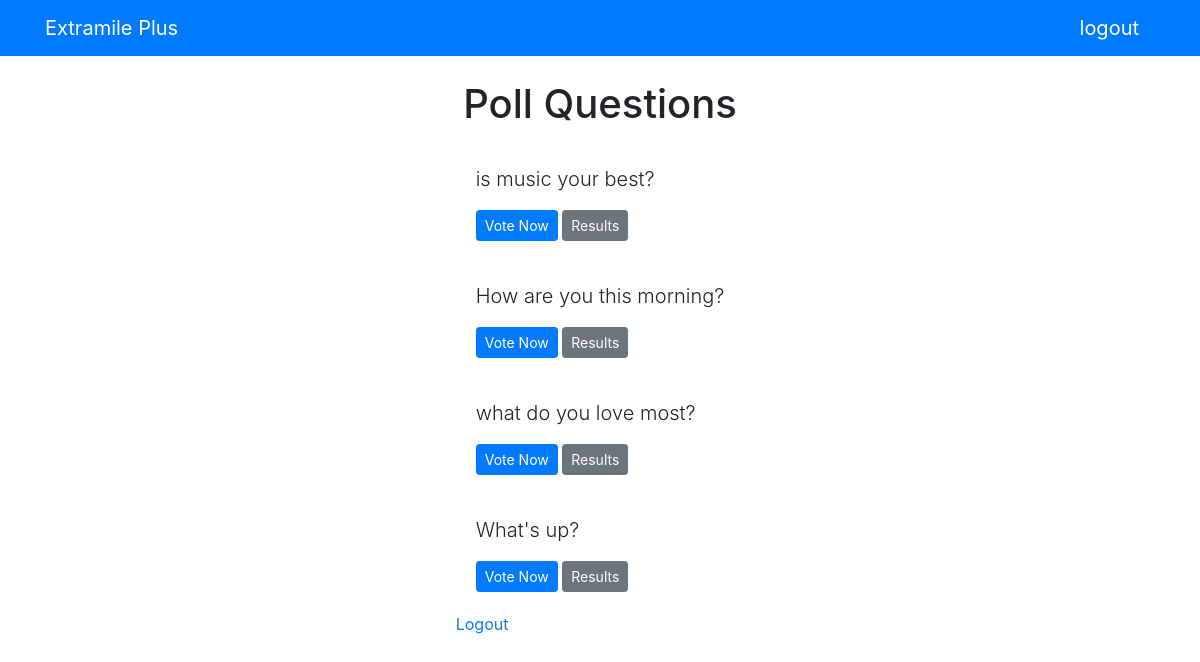
The page /polls/ on the database as committed earlier.
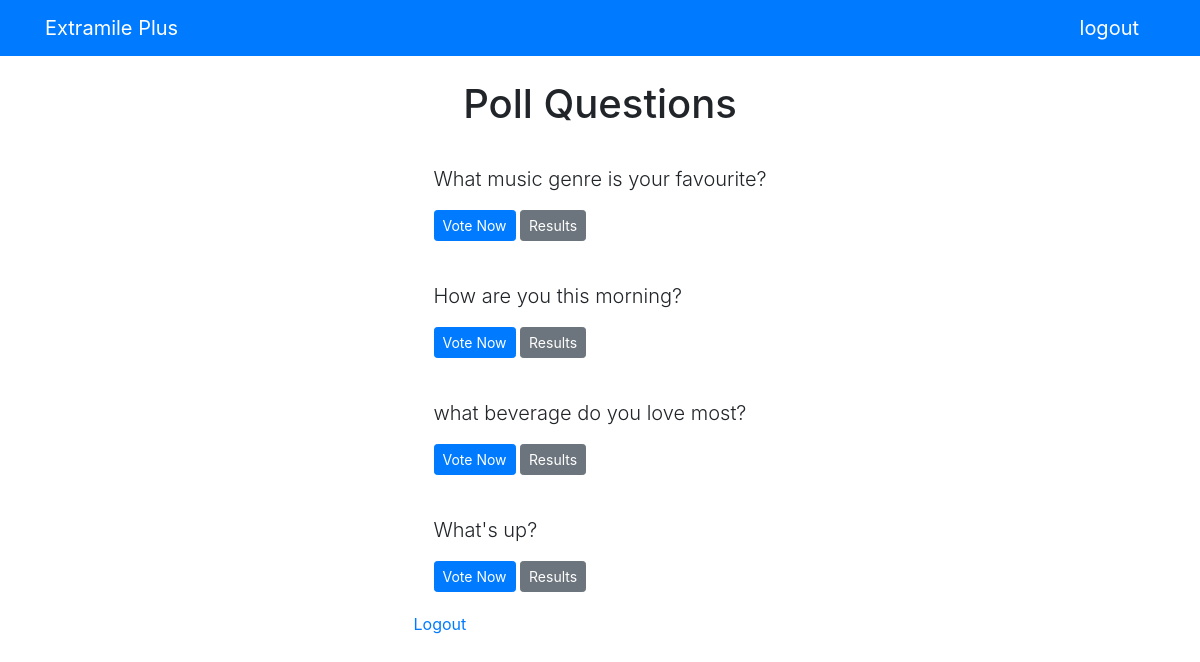
The same page on the database as committed later.
### polls/models.py (models this page shows, shortened)
class Question(models.Model):
    question_text = models.CharField(max_length=200)
    pub_date = models.DateTimeField("date published")

### polls/views.py (the view)
# urls.py: path("", views.IndexView.as_view(), name="index"),
class IndexView(generic.ListView):
    template_name = "polls/index.html"
    context_object_name = "latest_question_list"
    def get_queryset(self):
        return Question.objects.filter(pub_date__lte=timezone.now()).order_by("-pub_date")[:5
    ]

### polls/templates/polls/index.html (shortened to what this page needs)
{% extends 'base.html' %}
{% load static %}
{% block content %}
<h1 class="text-center mb-3">Poll Questions</h1>
{% if latest_question_list %}
{% for question in latest_question_list %}
<div class="card-mb-3">
	<div class="card-body">
		<p class="lead">{{ question.question_text }}</p>
		<a href="{% url 'polls:detail' question.id %}" class="btn btn-primary btn-sm">Vote Now</a>
		<a href="{% url 'polls:results' question.id %}" class="btn btn-secondary btn-sm">Results</a>
	</div>
</div>
{% endfor %}
{% else %}
<p>No polls available</p>
{% endif %}
<a href="{% url 'index' %}">Logout</a>
{% endblock %}

Rows that differ between the two databases and show on the page:
changed Question: question_text "is music your best?" → "What music genre is your favourite?"
changed Question: question_text "what do you love most?" → "what beverage do you love most?"
